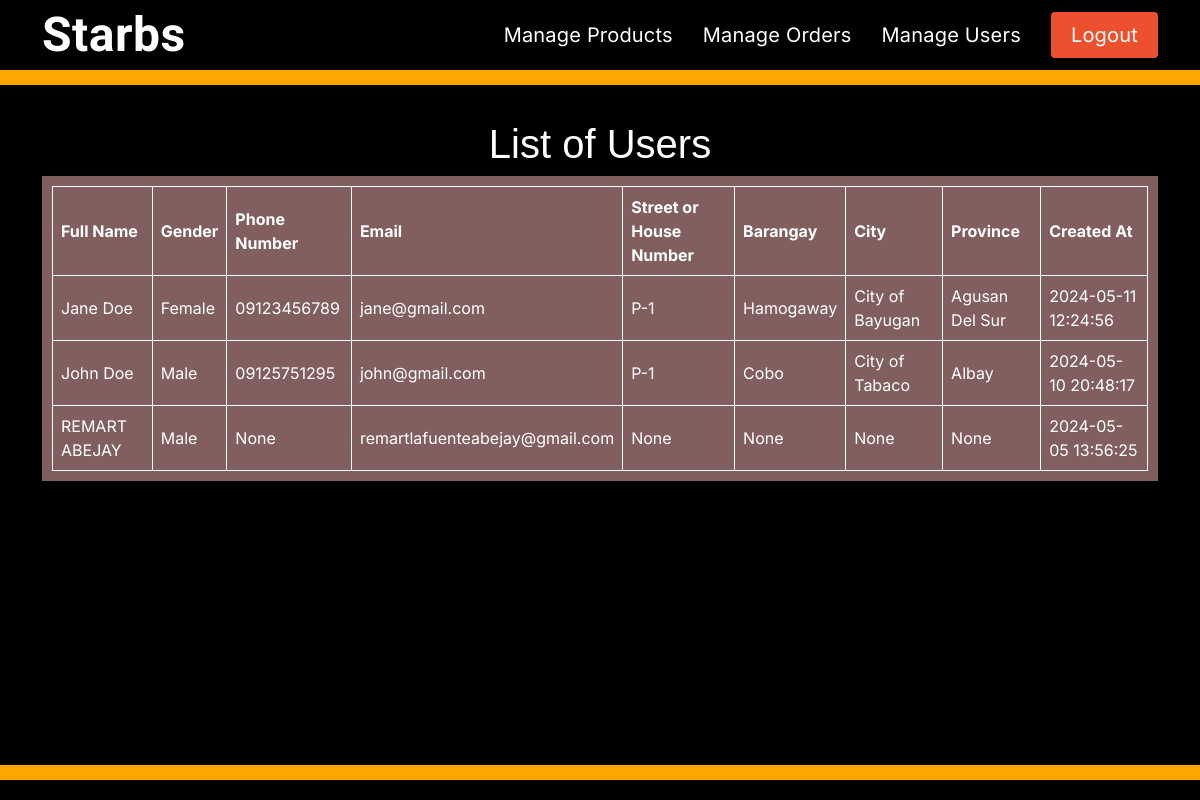
The app's page /manage_users (signed in) with its own data.
### server.py (models this page shows, shortened)
class User(db.Model):
    id = db.Column(db.Integer, primary_key=True)
    fullname = db.Column(db.String(60), nullable=False)
    email = db.Column(db.String(120), unique=True, nullable=False)
    password = db.Column(db.String(60), nullable=False)
    gender = db.Column(db.String(60), nullable=False)
    phoneNumber = db.Column(db.String(60), nullable=True)
    city = db.Column(db.String(60), nullable=True)
    streetOrHouseNumber = db.Column(db.String(60), nullable=True)
    province = db.Column(db.String(60), nullable=True)
    barangay = db.Column(db.String(60), nullable=True)
    create_at = db.Column(db.DateTime, nullable=False, default=datetime.utcnow)
    update_at = db.Column(db.DateTime, nullable=False, default=datetime.utcnow)
    is_admin = db.Column(db.Boolean, default=False)

### server.py (the view)
@app.route('/manage_users')
def manage_users():
    regular_users = User.query.filter_by(is_admin=False).all()
    return render_template('manage_users.html', users=regular_users)

### templates/manage_users.html (shortened to what this page needs)
{% extends "dashboard.html" %}
{% block navbar %}
    {{ super() }}
{% endblock %}
{% block body %}
<link rel="stylesheet" type="text/css" href="/static/musers.css">
<div class="container" style="margin-top: 100px;">
    <h1 style="color: white; text-align: center; margin-top: 10px;">List of Users</h1>
    <div class="custom-table">
      <table>
          <thead>
              <tr>
                  <th>Full Name</th>
                  <th>Gender</th>
                  <th>Phone Number</th>
                  <th>Email</th>
                  <th>Street or House Number</th>
                  <th>Barangay</th>
                  <th>City</th>
                  <th>Province</th>
                  <th>Created At</th>
              </tr>
          </thead>
          <tbody>
              {% for user in users|sort(attribute='create_at', reverse=true) %}
                  <tr>
                      <td>{{ user.fullname }}</td>
                      <td>{{ user.gender }}</td>
                      <td>{{ user.phoneNumber }}</td>
                      <td>{{ user.email }}</td>
                      <td>{{ user.streetOrHouseNumber }}</td>
                      <td>{{ user.barangay }}</td>
                      <td>{{ user.city }}</td>
                      <td>{{ user.province }}</td>
                      <td>{{ user.create_at.strftime('%Y-%m-%d %H:%M:%S') }}</td>
                  </tr>
              {% endfor %}
          </tbody>
      </table>
  </div>
</div>
{% endblock %}

### static/assets/css/style.css (style rules this page uses)
body { font-family: "Inter", sans-serif, "ABeeZee", "Lato", "Vujahday Script","Allan"; color: #444444; }
h1, h2, h3, h4, h5, h6 { font-family: "Raleway", sans-serif; }

### static/musers.css (style rules this page uses)
.custom-table { color: rgb(255, 255, 255); background-color: rgb(129, 95, 95); padding: 10px; }
.custom-table table { width: 100%; border-collapse: collapse; }
.custom-table th, .custom-table td { border: 1px solid white; padding: 8px; }
.custom-table thead { background-color: rgb(129, 95, 95); }

### records on screen
User: fullname "Jane Doe", gender "Female", phoneNumber "09123456789", email "jane@gmail.com", streetOrHouseNumber "P-1", barangay "Hamogaway", city "City of Bayugan", province "Agusan Del Sur", create_at "2024-05-11 12:24:56"
User: fullname "John Doe", gender "Male", phoneNumber "09125751295", email "john@gmail.com", streetOrHouseNumber "P-1", barangay "Cobo", city "City of Tabaco", province "Albay", create_at "2024-05-10 20:48:17"
User: fullname "REMART ABEJAY", gender "Male", phoneNumber "None", email "remartlafuenteabejay@gmail.com", streetOrHouseNumber "None", barangay "None", city "None", province "None", create_at "2024-05-05 13:56:25"
